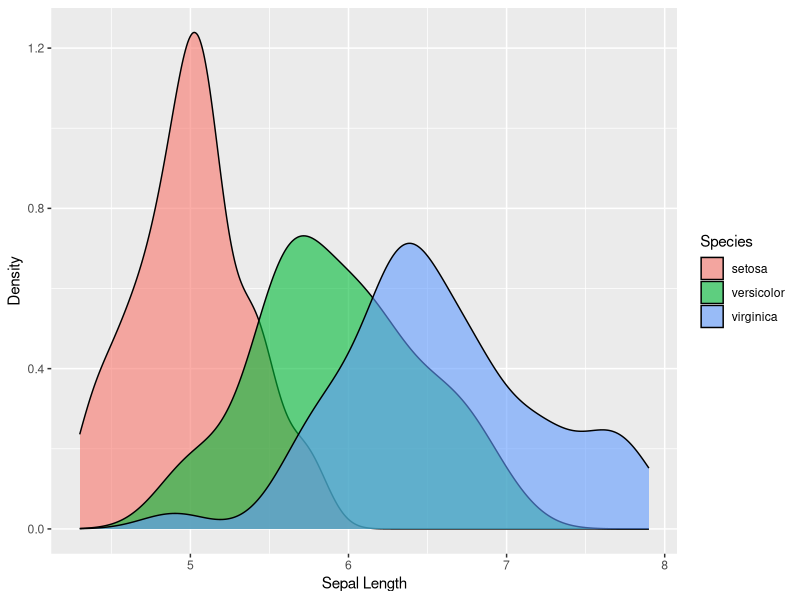
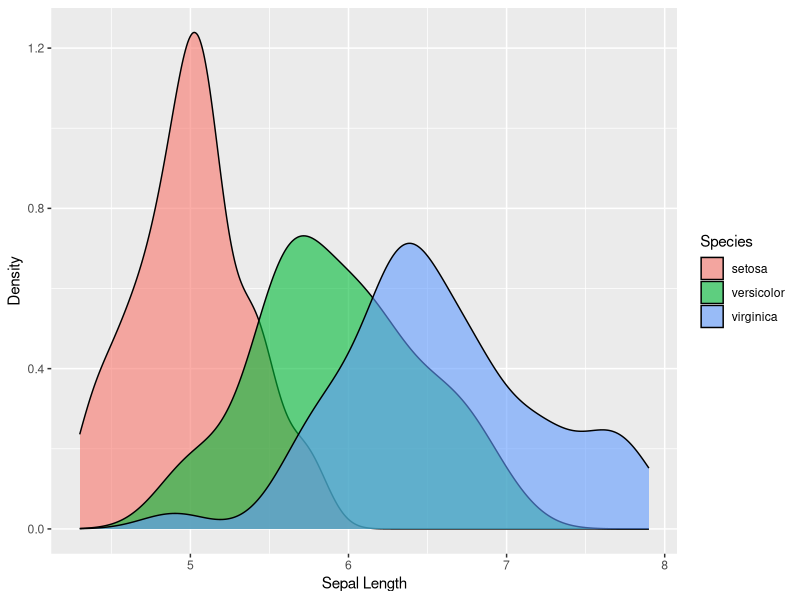
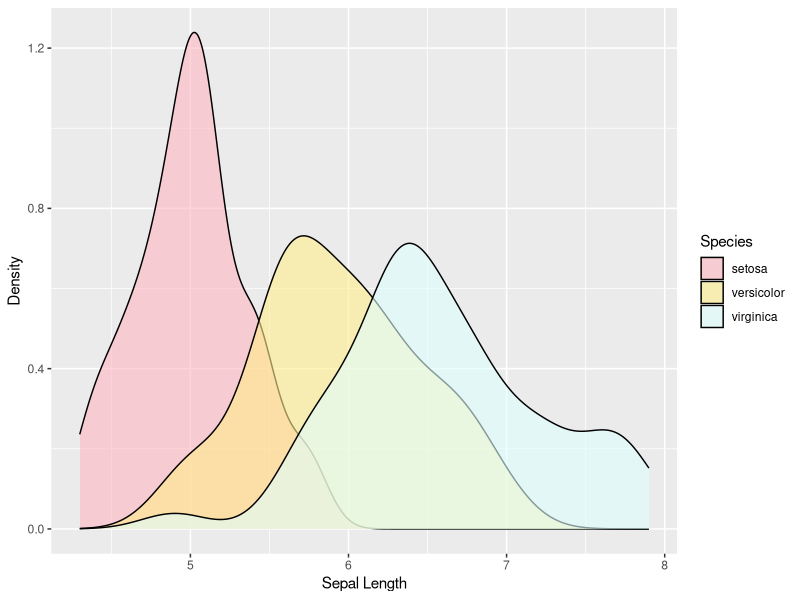
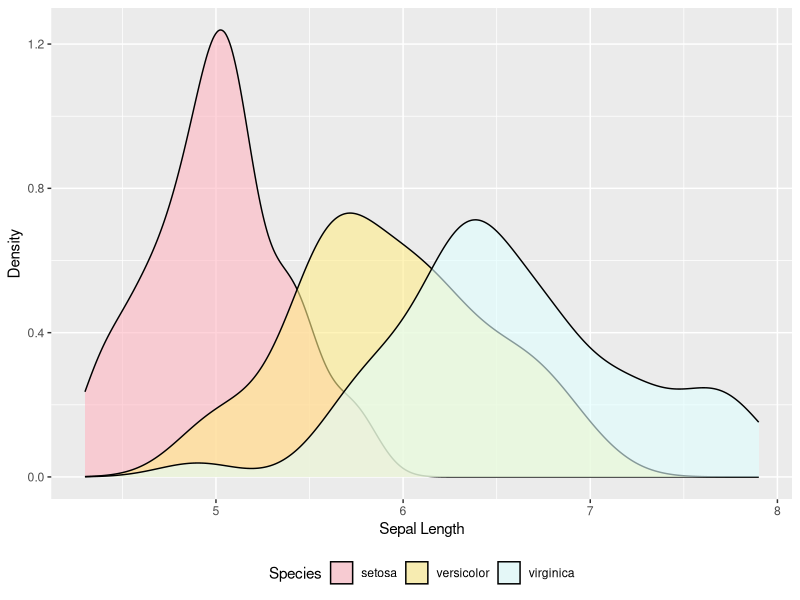
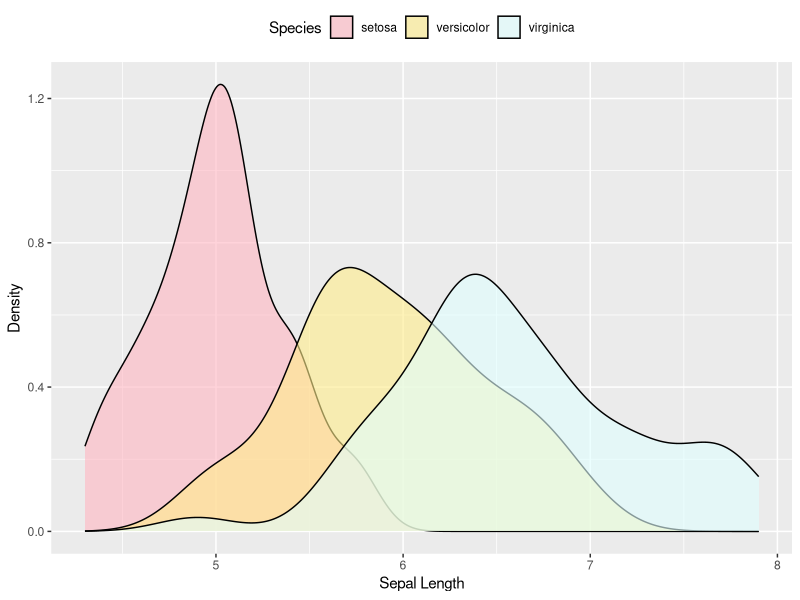
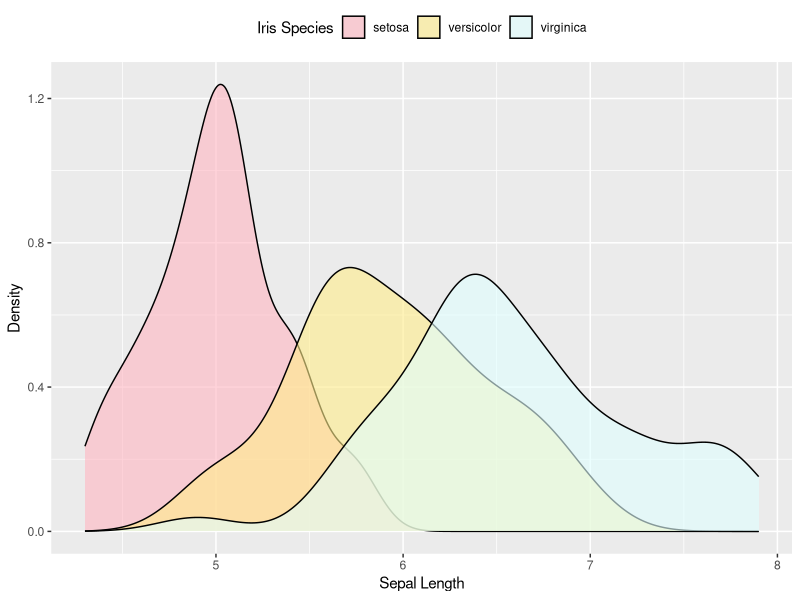
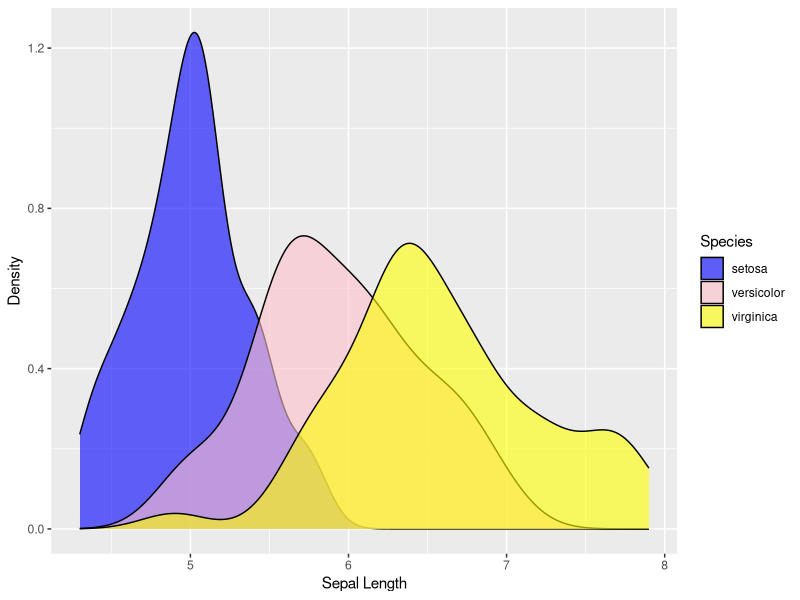
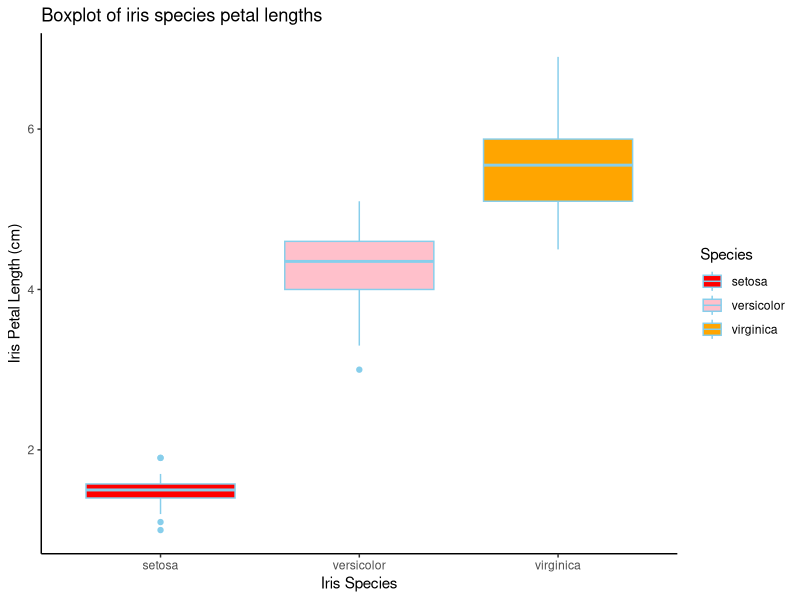

These charts were generated, in order, by the following R code:
##########################################################################################
########################## INTRODUCTION TO ggplot2 #######################################
##########################################################################################

### Your name: Madeline Greene


# Load ggplot2 library
library(ggplot2)
# If you will be loading other optional libraries, do so on the next line(s). No other libraries are required for this lab/assignment.



############################################
############## Exercise Set 1 ##############
############################################


################
# Question 1.1 #
################
plot1 <- ggplot(iris, aes(x = Petal.Length)) + 
  geom_histogram(color = "deeppink",
                 fill = "blanchedalmond" , bins=20) +
  theme_bw() + 
  labs(x= "Petal Length") 
ggsave("my_first_histogram.png", plot1, height= 4, width = 6)


############################################
############## Exercise Set 2 ##############
############################################


################
# Question 2.1 #
################
ggplot(iris, aes(x= Sepal.Length)) + 
  geom_density(aes(fill = Species), alpha = 0.6) + labs(y= "Density", x = "Sepal Length")

################
# Question 2.2 #
################
ggplot(iris, aes(x = Sepal.Length)) + 
  geom_density(aes(fill = Species), alpha = 0.6) + labs(y="Density", x = "Sepal Length")

################
# Question 2.3 #
################
ggplot(iris, aes(x = Sepal.Length)) + 
  geom_density(aes(fill = Species), alpha = 0.6) + 
  labs (x = "Sepal Length", y = "Density") +
  scale_fill_manual(values = c("lightpink", "lightgoldenrod1", "lightcyan"))

################
# Question 2.4 #
################
ggplot(iris, aes(x = Sepal.Length)) + 
  geom_density(aes(fill = Species), alpha = 0.6) + 
  labs (x = "Sepal Length", y = "Density") +
  scale_fill_manual(values = c("lightpink", "lightgoldenrod1", "lightcyan")) + 
  theme(legend.position = "bottom")

ggplot(iris, aes(x = Sepal.Length)) + 
  geom_density(aes(fill = Species), alpha = 0.6) + 
  labs (x = "Sepal Length", y = "Density") +
  scale_fill_manual(values = c("lightpink", "lightgoldenrod1", "lightcyan")) + 
  theme(legend.position = "top")

################
# Question 2.5 #
################
ggplot(iris, aes(x = Sepal.Length)) + 
  geom_density(aes(fill = Species), alpha = 0.6) + 
  labs (x = "Sepal Length", y = "Density") +
  scale_fill_manual(values = c("lightpink", "lightgoldenrod1", "lightcyan")) + 
  theme(legend.position = "top") + labs(fill= "Iris Species")

################
# Question 2.6 #
################
ggplot(iris, aes(x = Sepal.Length)) + 
  geom_density(aes(fill = Species), alpha = 0.6) +
  scale_fill_manual(values = c("blue", "pink", "yellow")) + labs( x = "Sepal Length", y = "Density")

############################################
############## Exercise Set 3 ##############
############################################




################
# Question 3.1 #
################
ggplot(iris, aes(x = Species , y = Petal.Length)) + 
  geom_boxplot(color = "skyblue", aes(fill = Species)) + labs(x = "Iris Species", y = "Iris Petal Length (cm)") + scale_fill_manual(values = c("red", "pink", "orange")) + labs(title = "Boxplot of iris species petal lengths") + theme_classic()


################
# Question 3.2 #
################
ggplot(iris, aes(x= Species, y = Petal.Length)) +
  geom_violin(aes(fill=Species)) +
  labs(x = "Iris Species", y = "Iris Petal Length (cm)") +theme_classic()+
  theme(legend.position = "none") + scale_fill_manual(values = c("orange", "pink", "red")) 


############################################
############## Exercise Set 4 ##############
############################################




################
# Question 4.1 #
################
ggplot(iris, aes(x = Species, y = Sepal.Length)) + 
  geom_jitter(color = "blue") + labs(y = "Sepal Length")
  
  
################
# Question 4.2 #
################
ggplot(iris, aes(x = Species, y = Sepal.Length)) +
  geom_jitter(size = 2) +labs(y = "Sepal Length")


ggplot(iris, aes(x = Species, y = Sepal.Length)) +
  geom_jitter(size = 0.1) +labs(y = "Sepal Length")


################
# Question 4.3 #
################
ggplot(iris, aes(x = Species, y = Sepal.Length)) +
  geom_jitter(aes(color = Species)) + labs(y = "Sepal Length")

################
# Question 4.4 #
################
ggplot(iris, aes(x = Species, y = Sepal.Length)) +
  geom_jitter(aes(color = Species)) +scale_color_manual(values = c("pink", "blue", "yellow")) + labs(y = "Sepal Length")

################
# Question 4.5 #
################
ggplot(iris, aes(x = Species, y = Sepal.Length)) + 
  geom_jitter(aes(shape = Species)) + labs( y = "Sepal Length")

############################################
############## Exercise Set 5 ##############
############################################


################
# Question 5.1 #
################
ggplot(iris, aes(x = Sepal.Width, y = Sepal.Length)) +
  labs(x = "Sepal Width", y = "Sepal Length", title = "Relationship Between Sepal Width and Sepal Length") +
  geom_point(aes(color = Species)) 

## HINT: you can't color points by filling them! -spielman

################
# Question 5.2 #
################
ggplot(iris, aes(x = Sepal.Width, y = Sepal.Length)) +
  labs(x = "Sepal Width", y = "Sepal Length", title = "Relationship Between Sepal Width and Sepal Length") +
  geom_point(aes(shape = Species))

################
# Question 5.3 #
################
ggplot(iris, aes(x = Sepal.Width, y = Sepal.Length)) +
  labs(x = "Sepal Width", y = "Sepal Length", title = "Relationship Between Sepal Width and Sepal Length") + 
  geom_point(aes(size = Species))


## As a COMMENT below, answer: Which of the three scatterplots did you find most informative for viewing differences among species?
# Out of the three scatterplots, the most informative for viewing differences among species was viewing them by different colors. It was the easiest to see which color corresponded with what species along with it not being too confusing. It was very hard to tell the shape differences and the different sizes was not advised because the smaller shapes could be hidden behind the larger shapes. 












